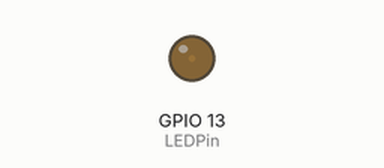
Bench run of a program on a simulated ESP32 board running MicroPython. On the bench: output pins drawn as LEDs (lit = HIGH).

Above: at 0.05 s.
At 0.55 s:
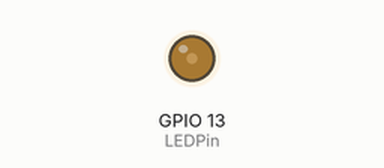
At 1.05 s:
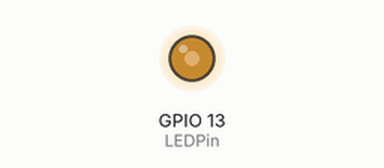
At 2.1 s:
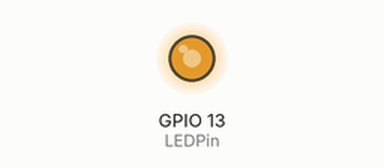
Timing chart, 0 to 7.7 s (numbered marks = the images above):
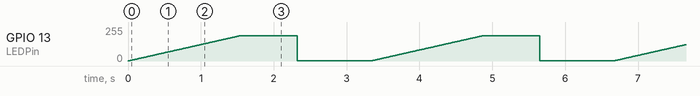

The program:

breathingLED.py
```python
# LED_Breathing in micropython
#   trial-and-error for BRIGHT and wait
#   Uses D1 / /GPIO05 with PWM
# 2017-0917 PePo pwm.value=0 => pwm.duty(0), test op TTGO ESP32
# by PePo 2017_0325, based upon idea from ardunaut
#
# Source:
# LED_Breathing.ino Arduining.com  20 AUG 2015, by ardunaut
# Using NodeMCU Development Kit V1.0
# Going beyond Blink sketch to see the blue LED breathing.
#  https://arduinin.com/2015/08/20/nodemcu-breathing-led-with-arduino-ide/g

from machine import Pin, PWM
import time

# TTGO ESP32: red led on GPIO13, NodeMCU D8/GPIO15 (Amica) D1/GPIO05, initially D0 / GPIO16
LEDPin = 13
BRIGHT = 768 #512 #max LED intensity (1-1023)
#INHALE = 1250 #inhalation time in millisec --PePo not used
#PULSE = INHALE * 1000 / BRIGHT --PePo not used
REST = 1000 # rest between inhalations

# Setup
pwm = PWM(Pin(LEDPin), freq=1000) # PWM-pin

# Loop
while True:
    try:
        # ramp increasing intensity, inhalation
        #print("inhalation...")
        for i in range(1, BRIGHT, 1):
            #print("duty=", i)
            pwm.duty(i)
            time.sleep_ms(2)

        # ramp decreasing intensity, exhalation (half time)
        #print("exhalation...")
        for i in range(BRIGHT, 1, -2):
            #print("duty=", i)
            pwm.duty(i)
            time.sleep_ms(2)

        time.sleep_ms(REST) # take a rest

    except KeyboardInterrupt:
        pwm.duty(0) # led off
        print('done')
```

Measured:
- by itself, GPIO 13 (LEDPin): ramps from 1/255 to 191/255 and jumps back, once every 3.3 s
